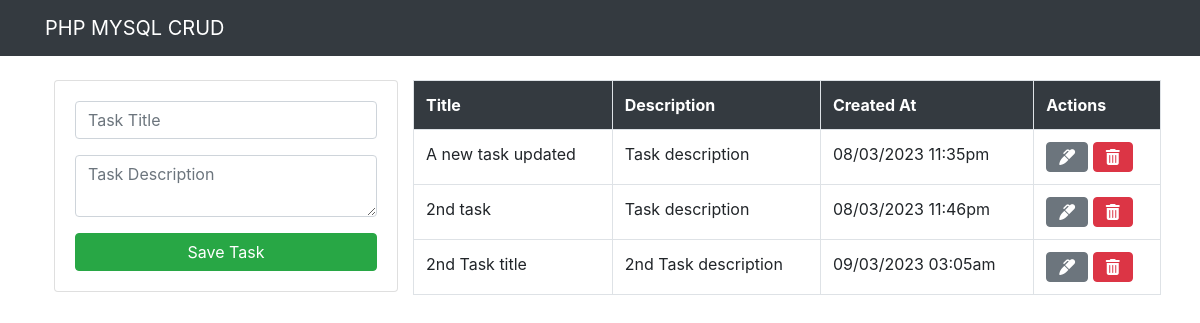
The page / on the database its author committed.
### tables this page shows
CREATE TABLE tasks (
		id INTEGER PRIMARY KEY AUTOINCREMENT,
		title VARCHAR(255) NOT NULL,
		description TEXT NOT NULL,
		created_at DATETIME NOT NULL DEFAULT CURRENT_TIMESTAMP	
	);

### Task.php (called while the page is built, shortened)
<?php
final readonly class Task {
	public ?string $created_at;
	function getFormatedDate(string $format = 'd/m/Y h:ia'): ?string {
		if ($this->created_at)
			$formatedDate = date($format, strtotime($this->created_at));
		return $formatedDate ?? null;
	}
	static function createTask(
		?int $id = null,
		?string $title = null,
		?string $description = null,
		?string $created_at = null,
	): self {
		$task = new self;
		$task->id = $id;
		$task->title = $title;
		$task->description = $description;
		$task->created_at = $created_at;
		return $task;
	}
	static function createTasks(SQLite3Result $result): array {
		$tasks = [];
		while ($task = $result->fetchArray(SQLITE3_ASSOC))
			$tasks[] = self::createTask(...$task);
		return $tasks;
	}
}

### index.php (the view, shortened to what this page needs)
<?php
	require 'db.php';
	require 'Task.php';
	$result = $conn->query('SELECT * FROM tasks');
	$tasks = Task::createTasks($result);
?>
<div class="container p-4">
	<div class="row">
		<div class="col-md-4">
			<form action="task-save.php" method="post" class="card card-body">
				<div class="form-group">
					<input name="title" class="form-control" placeholder="Task Title" autofocus>
				</div>
				<div class="form-group">
					<textarea	name="description" class="form-control" placeholder="Task Description"></textarea>
				</div>
				<input type="submit" value="Save Task" class="btn btn-success btn-block">
			</form>
		</div>
		<table class="col-md-8 table table-bordered mt-4 mt-md-0">
			<tr class="bg-dark text-white">
				<th>Title</th>
				<th>Description</th>
				<th>Created At</th>
				<th>Actions</th>
			</tr>
			<?php foreach ($tasks as $task) echo <<<HTML
				<tr>
					<td>$task->title</td>
					<td>$task->description</td>
					<td>{$task->getFormatedDate()}</td>
					<td>
						<a href="task-edit.php?id=$task->id" class="fas fa-marker btn btn-secondary"></a>
						<a href="task-delete.php?id=$task->id" class="fas fa-trash-alt btn btn-danger"></a>
					</td>
				</tr>
			HTML ?>
		</table>
	</div>
</div>

### rows shown on the page
tasks: title "A new task updated", description "Task description", created_at "08/03/2023 11:35pm"
tasks: title "2nd task", description "Task description", created_at "08/03/2023 11:46pm"
tasks: title "2nd Task title", description "2nd Task description", created_at "09/03/2023 03:05am"
